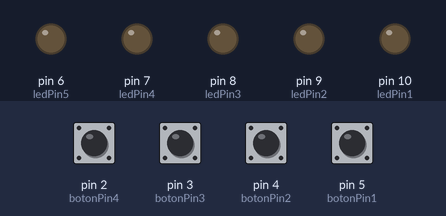
Recording of a sketch running on a simulated Arduino Uno, built with avr-gcc and run on an emulated ATmega328P. Shown: output pins drawn as LEDs (lit = HIGH). The inputs (shaded band) are chosen by the test bench; at power-on: pin 2 (botonPin4), pin 3 (botonPin3), pin 4 (botonPin2), pin 5 (botonPin1) HIGH.

Above: at 1.2 s.
1.3 s: pin 4 (botonPin2) pulled LOW for 1 s
At 2.6 s:
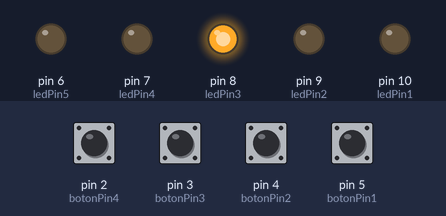
3.8 s: pin 2 (botonPin4) pulled LOW for 0.15 s
At 5.0 s:
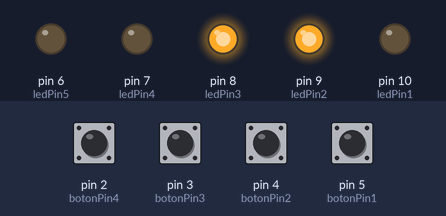
5.5 s: pin 5 (botonPin1) pulled LOW for 1 s
At 6.7 s:
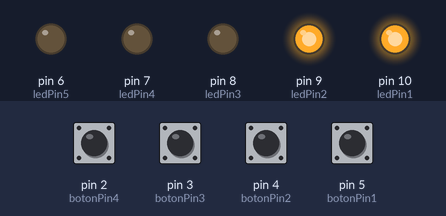
8.0 s: pin 3 (botonPin3) pulled LOW for 0.15 s
At 8.12 s:
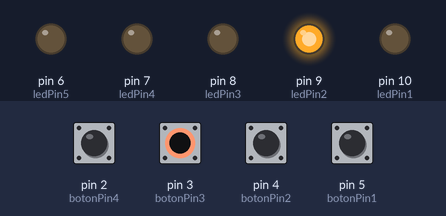
9.7 s: pin 4 (botonPin2) pulled LOW for 0.15 s
At 10.3 s:
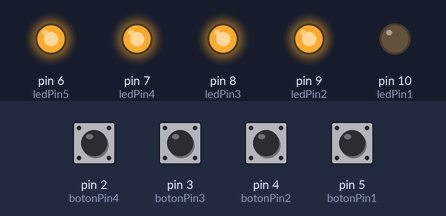
11.4 s: pin 5 (botonPin1) pulled LOW for 0.15 s
At 12.8 s:
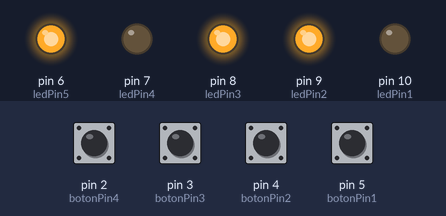
Timing chart, 0 to 14.1 s (numbered marks = the images above; inputs shaded):
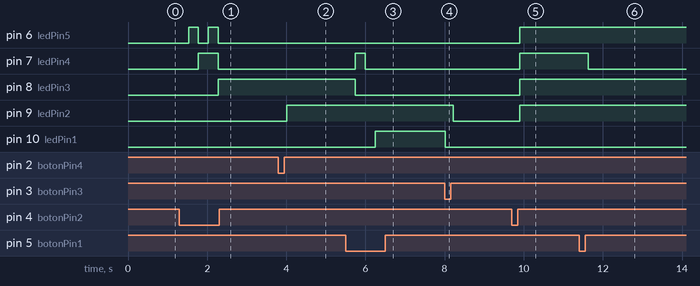

Measured:
- after the input at 1.3 s, pin 6 (ledPin5): alternates HIGH for 0.25 s and LOW for 0.25 s, 4 changes in all, then stays LOW, starting after 0.23 s; pin 7 (ledPin4): LOW → HIGH after 0.48 s, → LOW 0.50 s later; pin 8 (ledPin3): LOW → HIGH after 0.98 s
- after the input at 3.8 s, pin 9 (ledPin2): LOW → HIGH after 0.21 s
- after the input at 5.5 s, pin 7 (ledPin4): LOW → HIGH after 0.25 s, → LOW 0.25 s later; pin 8 (ledPin3): HIGH → LOW after 0.25 s; pin 10 (ledPin1): LOW → HIGH after 0.75 s
- after the input at 8.0 s, pin 9 (ledPin2): HIGH → LOW after 0.22 s; pin 10 (ledPin1): HIGH → LOW at once
- after the input at 9.7 s, pin 6 (ledPin5), pin 7 (ledPin4), pin 8 (ledPin3), pin 9 (ledPin2): LOW → HIGH after 0.20 s
- after the input at 11.4 s, pin 7 (ledPin4): HIGH → LOW after 0.24 s

The sketch:

binario_4_bits1.ino
```cpp
int numeroDecimal = 0;
int bit1 = 0;
int bit2 = 0;
int bit3 = 0;
int bit4 = 0;

bool signoActual = false;

int ledPin1 = 10;
int ledPin2 = 9;
int ledPin3 = 8;
int ledPin4 = 7;
int ledPin5 = 6;

int botonPin4 = 2;
int estadoBoton4 = 0;
int botonPin3 = 3;
int estadoBoton3 = 0;
int botonPin2 = 4;
int estadoBoton2 = 0;
int botonPin1 = 5;
int estadoBoton1 = 0;

unsigned long lastDebounceTime = 0;
unsigned long debounceDelay = 50;

void setup() {
  pinMode(botonPin1, INPUT_PULLUP);
  pinMode(botonPin2, INPUT_PULLUP);
  pinMode(botonPin3, INPUT_PULLUP);
  pinMode(botonPin4, INPUT_PULLUP);

  pinMode(ledPin1, OUTPUT);
  pinMode(ledPin2, OUTPUT);
  pinMode(ledPin3, OUTPUT);
  pinMode(ledPin4, OUTPUT);
  pinMode(ledPin5, OUTPUT);


}

void loop() {


  if (signoActual == false){
    calculadorDeBinario(numeroDecimal);
  } else {
    calculadorDeNegativos(numeroDecimal);
  }

  if ((millis() - lastDebounceTime) > debounceDelay) {
    estadoBoton1 = digitalRead(botonPin1);
    estadoBoton2 = digitalRead(botonPin2);
    estadoBoton3 = digitalRead(botonPin3);
    estadoBoton4 = digitalRead(botonPin4);

    if (estadoBoton1 == LOW) {
      numeroDecimal += 2;
      delay(200);
    }
    if (estadoBoton2 == LOW) {
      numeroDecimal += 1;
      delay(200);
    }
    if (estadoBoton3 == LOW) {
      numeroDecimal = 0;
      digitalWrite(ledPin1, LOW);
      delay(200);
    }
    if (estadoBoton4 == LOW) {
      signoActual = !signoActual;
      delay(200);
    }
    if (signoActual == false){
      if (numeroDecimal >= 16) {
        numeroDecimal = 15;
      	digitalWrite(ledPin1, HIGH);
        delay(200);
      }
    }else {
      if (numeroDecimal >= 9) {
      	numeroDecimal = 8;
      	digitalWrite(ledPin1, HIGH);
        delay(200);
      }
    }
    lastDebounceTime = millis();
  }


  if (bit1 == 1){
     digitalWrite(ledPin5, HIGH);
  }else{
     digitalWrite(ledPin5, LOW);
  }
  if (bit2 == 1){
  	 digitalWrite(ledPin4, HIGH);
  }else{
      digitalWrite(ledPin4, LOW);
  }
  if (bit3 == 1){
    digitalWrite(ledPin3, HIGH);
  }else{
    digitalWrite(ledPin3, LOW);
  }
  if (bit4 == 1){
    digitalWrite(ledPin2, HIGH);
  }else{
    digitalWrite(ledPin2, LOW);
  }
}


void calculadorDeBinario(int num) {
    int iterador = 4;


    while (iterador > 0) {
      if (iterador == 4){
        bit1 = (num % 2);
      }
      if (iterador == 3){
        bit2 = (num % 2);
      }
      if (iterador == 2){
        bit3 = (num % 2);
      }
      if (iterador == 1){
        bit4 = (num % 2);
      }
      num = num / 2;
      iterador -= 1;
    }

}

void calculadorDeNegativos(int num) {
  calculadorDeBinario(num);

  int bit1copia = bit1 == 1 ? 0 : 1;
  int bit2copia = bit2 == 1 ? 0 : 1;
  int bit3copia = bit3 == 1 ? 0 : 1;
  int bit4copia = bit4 == 1 ? 0 : 1;

  bit1 = bit1copia;
  bit2 = bit2copia;
  bit3 = bit3copia;
  bit4 = bit4copia;


  if (bit1copia == 0) {
    bit1 = 1;
  } else {
    bit1 = 0;
    if (bit2copia == 0) {
      bit2 = 1;
    } else {
      bit2 = 0;
      if (bit3copia == 0) {
        bit3 = 1;
      } else {
        bit3 = 0;
        if (bit4copia == 0) {
          bit4 = 1;
        } else {
          bit4 = 0;
        }
      }
    }
  }
}


  
```
